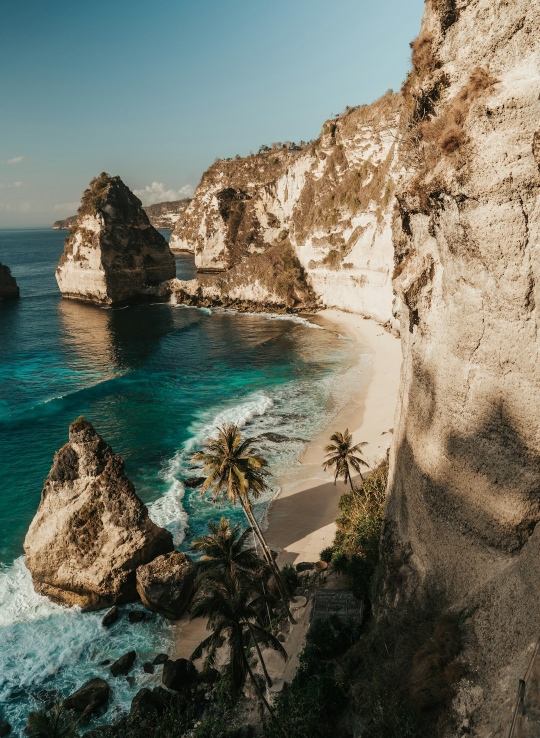
#> input picture ch_03/img/img_001.jpg, 1080 x 1476 px (shown at 1/2 size)
$ python step_2_1.py
#> lines starting #> are read from the running program, lines starting #| are printed output that depends on the picture
from PIL import Image
from step_1_1 import IMG_DIR

img = Image.open(IMG_DIR / "img_001.jpg")
#> img is the input picture: PIL image 1080x1476 RGB; mean R, G, B 111.5, 113.1, 98.8
print(f"{img.size=}, {img.format=}, {img.mode=}")
#| img.size=(1080, 1476), img.format='JPEG', img.mode='RGB'

SIZE = (500, 500)
img_resize = img.resize(SIZE)
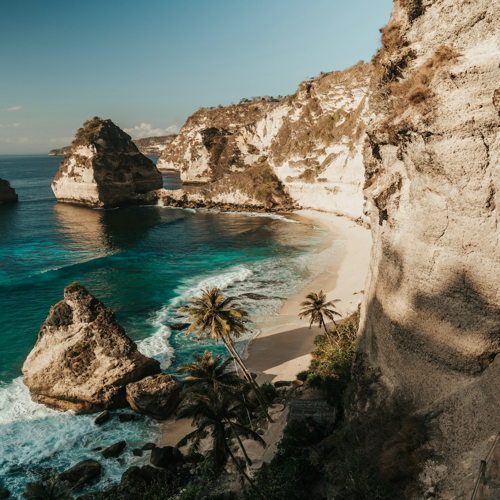
#> img_resize: PIL image 500x500 RGB; mean R, G, B 111.5, 113.1, 98.8
print(f"{img_resize.size=}")
#| img_resize.size=(500, 500)
img_resize

from PIL import ImageOps

img_cont = ImageOps.contain(img, SIZE)
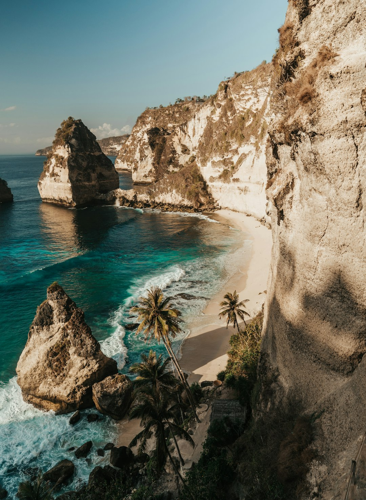
#> img_cont: PIL image 366x500 RGB; mean R, G, B 111.5, 113.1, 98.8
print(f"{img_cont.size =}")
#| img_cont.size =(366, 500)
img_cont

$ run again, with ch_03/img/img_002.jpg copied over ch_03/img/img_001.jpg
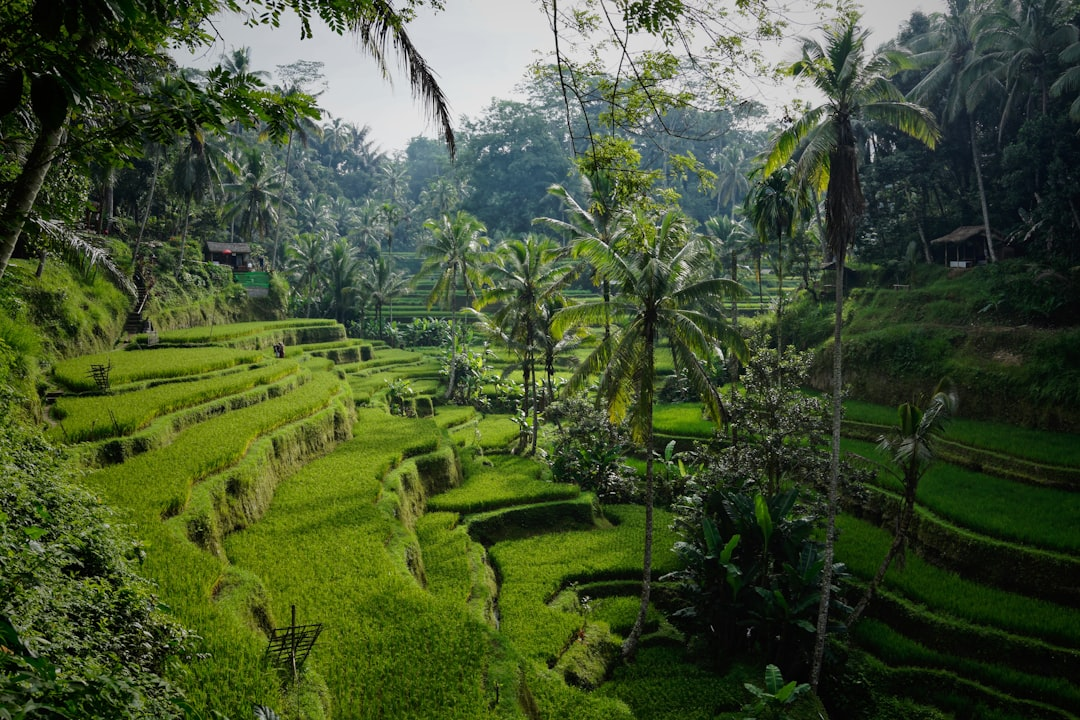
#> input picture ch_03/img/img_002.jpg, 1080 x 720 px
#> img is the input picture: PIL image 1080x720 RGB; mean R, G, B 68.4, 82.9, 49.7
#| img.size=(1080, 720), img.format='JPEG', img.mode='RGB'
#> `img_resize = img.resize(SIZE)`:
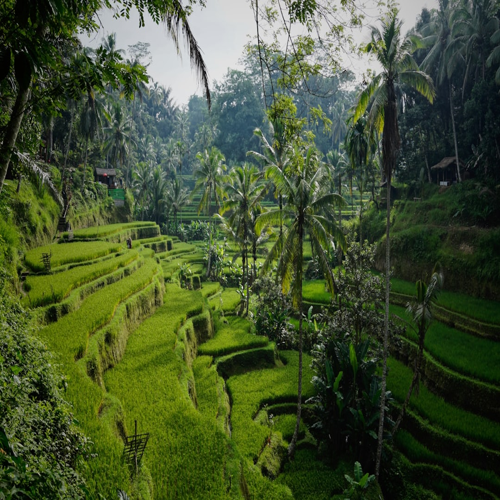
#> img_resize: PIL image 500x500 RGB; mean R, G, B 68.4, 82.9, 49.7
#| img_resize.size=(500, 500)
#| img_cont.size =(500, 333)

$ run again, with ch_03/img/img_003.jpg copied over ch_03/img/img_001.jpg
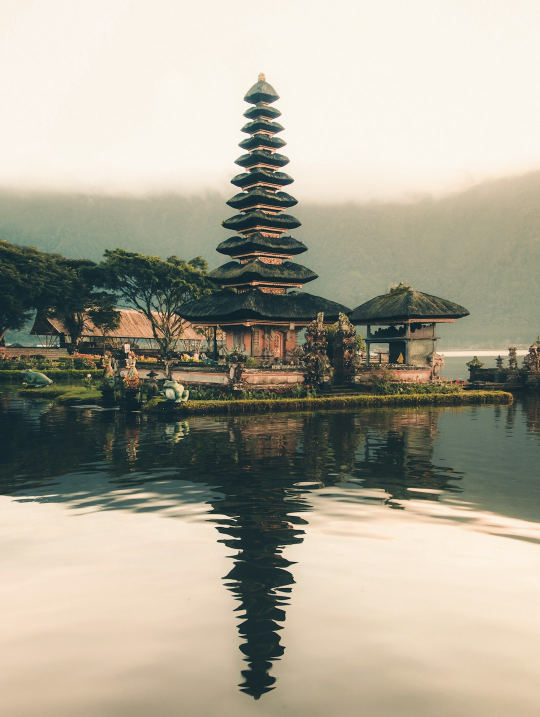
#> input picture ch_03/img/img_003.jpg, 1080 x 1433 px (shown at 1/2 size)
#> img is the input picture: PIL image 1080x1433 RGB; mean R, G, B 170.3, 165.7, 149.8
#| img.size=(1080, 1433), img.format='JPEG', img.mode='RGB'
#> `img_resize = img.resize(SIZE)`:
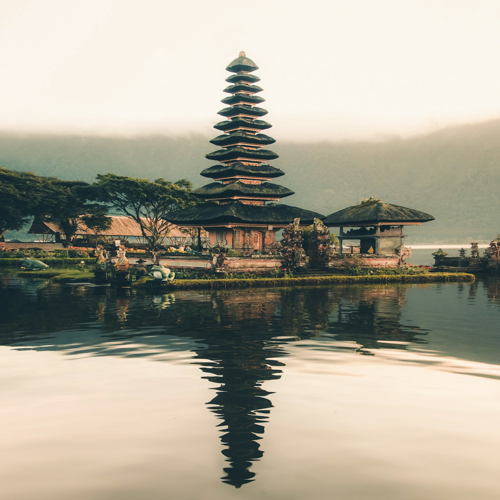
#> img_resize: PIL image 500x500 RGB; mean R, G, B 170.3, 165.7, 149.8
#| img_resize.size=(500, 500)
#> `img_cont = ImageOps.contain(img, SIZE)`:
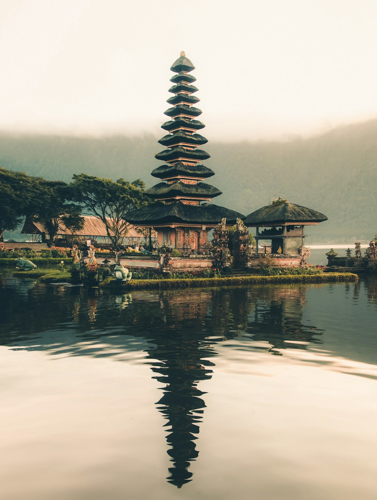
#> img_cont: PIL image 377x500 RGB; mean R, G, B 170.3, 165.7, 149.8
#| img_cont.size =(377, 500)

$ run again, with ch_03/img/img_004.jpg copied over ch_03/img/img_001.jpg
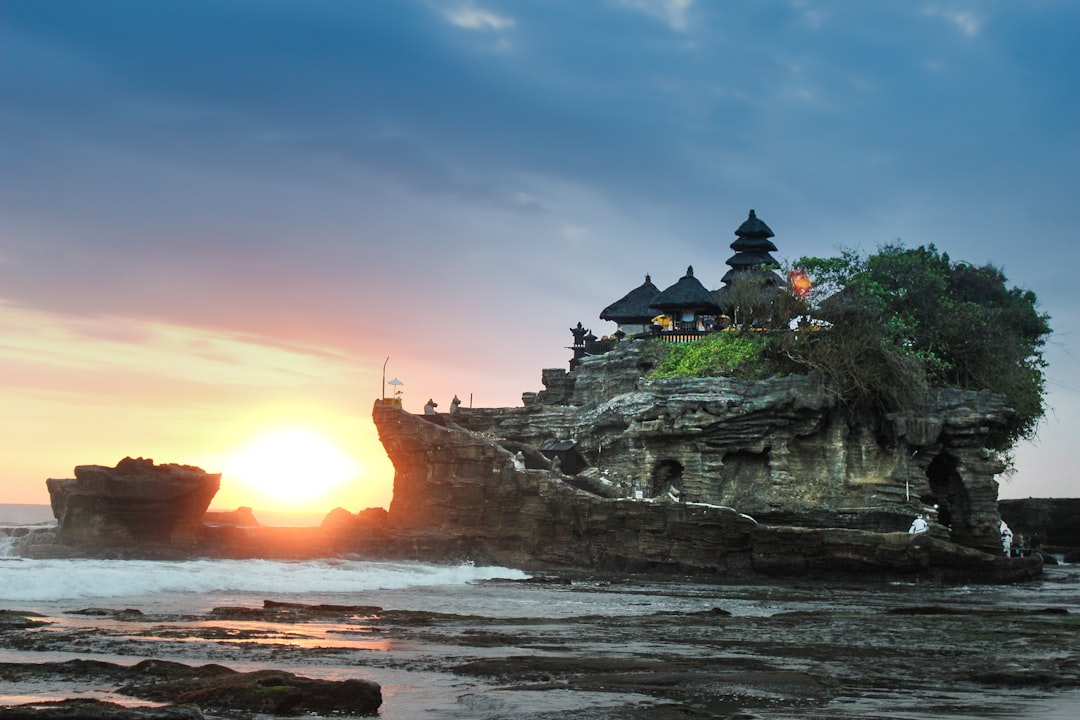
#> input picture ch_03/img/img_004.jpg, 1080 x 720 px
#> img is the input picture: PIL image 1080x720 RGB; mean R, G, B 105.7, 118.3, 125.3
#| img.size=(1080, 720), img.format='JPEG', img.mode='RGB'
#> `img_resize = img.resize(SIZE)`:
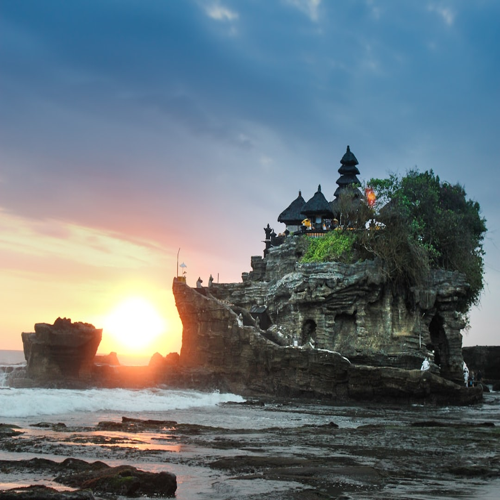
#> img_resize: PIL image 500x500 RGB; mean R, G, B 105.7, 118.3, 125.3
#| img_resize.size=(500, 500)
#| img_cont.size =(500, 333)
